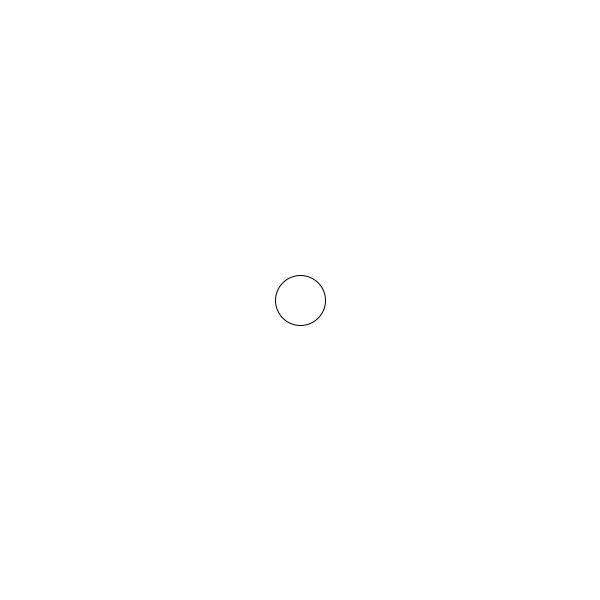
Frame 1 (no input)
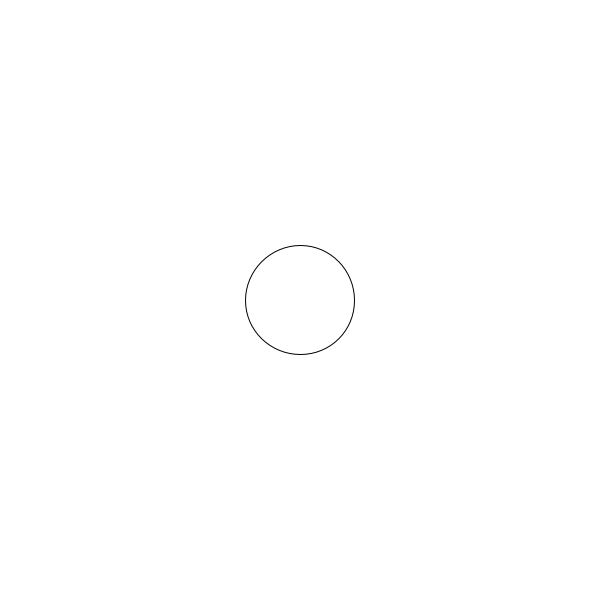
Frame 60 (the mouse pressed at the canvas centre just before this capture)
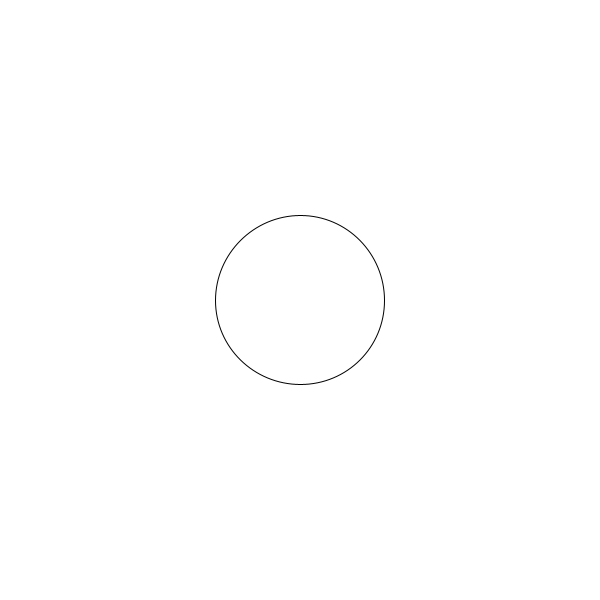
Frame 120 (the mouse held since frame 60 and released just before this capture)

The Processing sketch that drew these frames (run headless with seeded random() and noise(); from frame 60 on, the mouse is pressed at the canvas centre):

// Processing sketch: sketch_250213d
// ── sketch_250213d.pde
int x;


void setup(){
  size(600,600);
  x=50;
}

void draw(){
  background(255);
  ellipse(300,300,x,x);
  x=x+1;
  if(x>600){
    x=50;}
    
}
